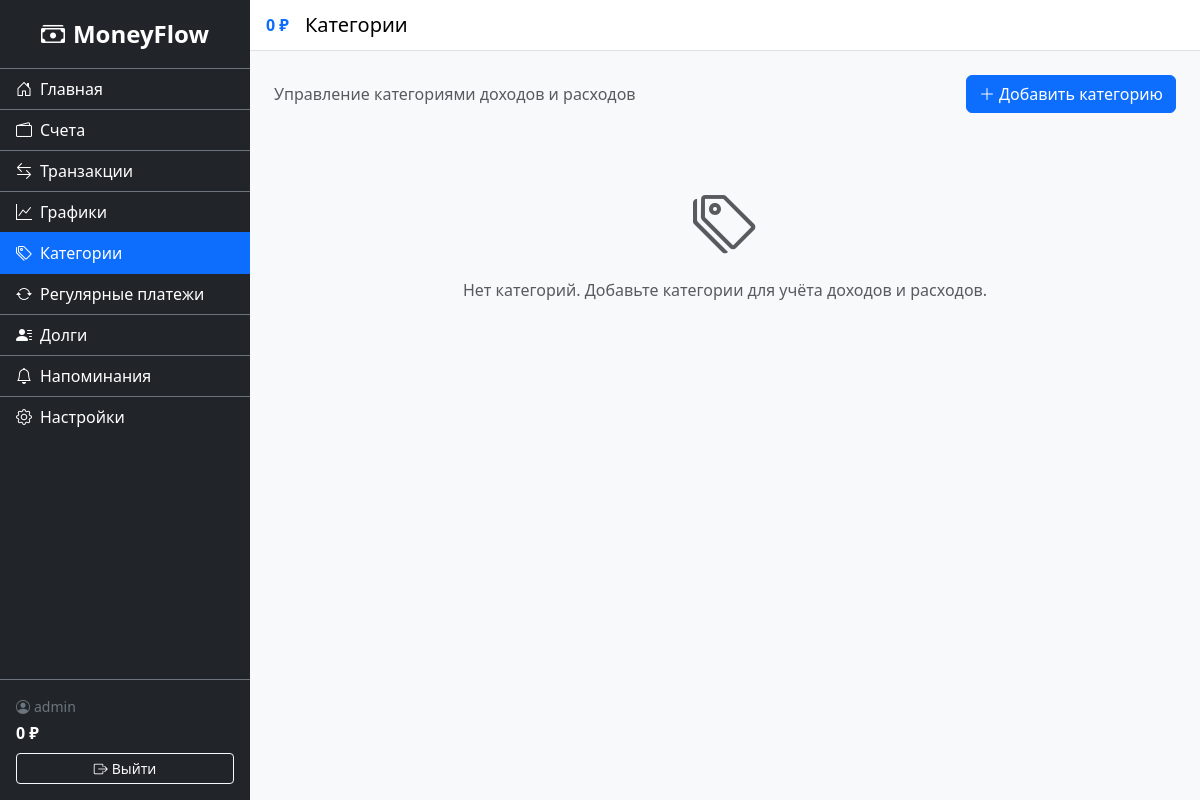
Before: /finance/categories/ (signed in) with the older database file.
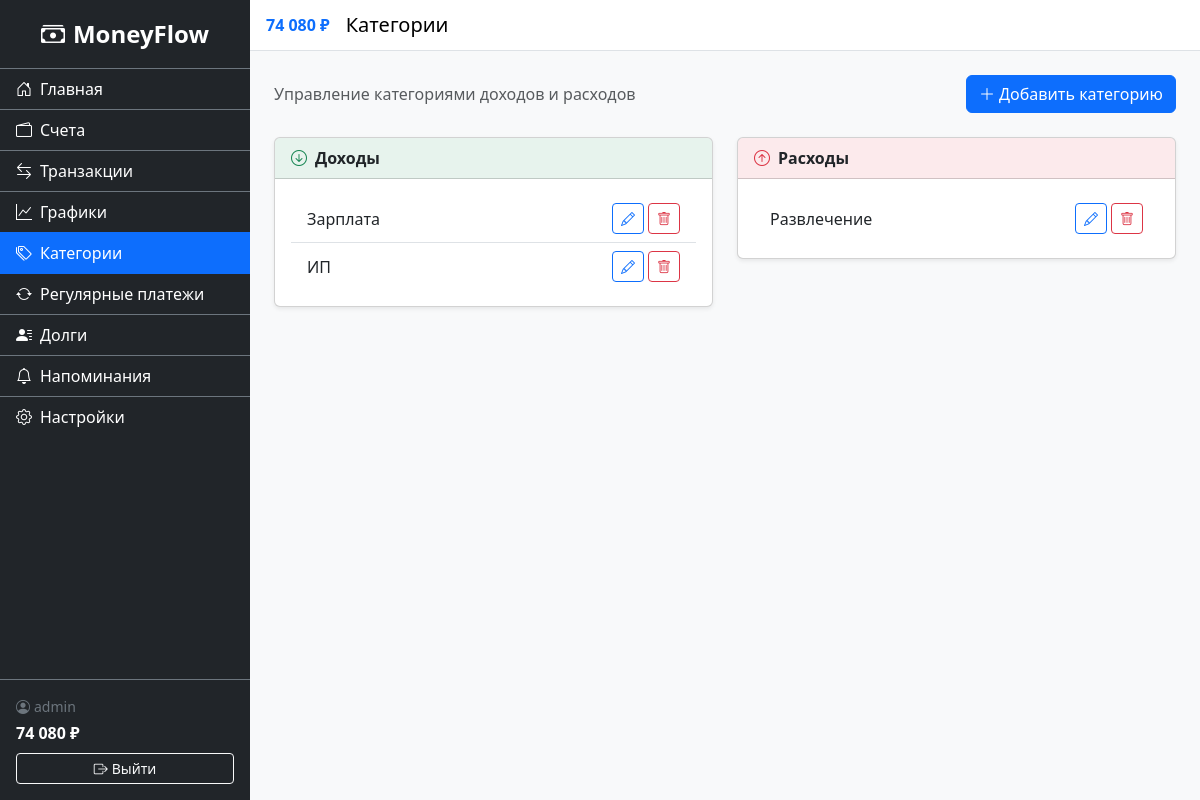
After: the same page with the newer database file.
### finance/models.py (models this page shows, shortened)
class Category(models.Model):
    class CategoryType(models.TextChoices):
        INCOME = 'income', 'Доход'
        EXPENSE = 'expense', 'Расход'
    user = models.ForeignKey(settings.AUTH_USER_MODEL, on_delete=models.CASCADE, related_name='categories')
    name = models.CharField('Название', max_length=100)
    type = models.CharField('Тип', max_length=7, choices=CategoryType.choices)
    parent = models.ForeignKey('self', on_delete=models.CASCADE, null=True, blank=True, related_name='subcategories', verbose_name='Родительская категория')
    class Meta:
        verbose_name = 'Категория'
        verbose_name_plural = 'Категории'
        ordering = ['type', 'name']

### finance/views.py (the view)
# urls.py: path('categories/', views.CategoryListView.as_view(), name='category_list'),
class CategoryListView(LoginRequiredMixin, ListView):
    model = Category
    template_name = 'finance/category_list.html'
    context_object_name = 'categories'
    def get_queryset(self):
        return Category.objects.filter(user=self.request.user).select_related('parent')
    def get_context_data(self, **kwargs):
        ctx = super().get_context_data(**kwargs)
        ctx['income_categories'] = self.get_queryset().filter(type=Category.CategoryType.INCOME)
        ctx['expense_categories'] = self.get_queryset().filter(type=Category.CategoryType.EXPENSE)
        return ctx

### finance/context_processors.py (called while the page is built)
def total_balance(request):
    if request.user.is_authenticated:
        balance = Account.objects.filter(user=request.user).aggregate(
            total=Sum('balance')
        )['total'] or 0
        return {'sidebar_balance': balance}
    return {'sidebar_balance': 0}

### finance/templatetags/finance_tags.py (called while the page is built)
@register.filter
def spaced(value):
    if value is None:
        return '0'
    num = float(value)
    is_neg = num < 0
    num = abs(num)
    int_part = int(num)
    frac = num - int_part
    int_str = str(int_part)
    result = ''
    while int_str:
        if len(int_str) <= 3:
            result = int_str + result
            int_str = ''
        else:
            result = ' ' + int_str[-3:] + result
            int_str = int_str[:-3]
    if frac >= 0.005:
        result += f'{frac:.2f}'[1:]
    return ('-' if is_neg else '') + result

### finance/templates/finance/category_list.html (shortened to what this page needs)
{% extends 'base.html' %}
{% block page_title %}Категории{% endblock %}
{% block content %}
<div class="d-flex justify-content-between align-items-center mb-4">
    <span class="text-muted">Управление категориями доходов и расходов</span>
    <a href="{% url 'finance:category_create' %}" class="btn btn-primary">
        <i class="bi bi-plus-lg me-1"></i>Добавить категорию
    </a>
</div>
{% if categories %}
<div class="row">
    <div class="col-md-6">
        <div class="card shadow-sm mb-4">
            <div class="card-header bg-success bg-opacity-10 fw-semibold">
                <i class="bi bi-arrow-down-circle text-success me-2"></i>Доходы
            </div>
            <div class="card-body">
                {% if income_categories %}
                <ul class="list-group list-group-flush">
                    {% for cat in income_categories %}
                    <li class="list-group-item d-flex justify-content-between align-items-center">
                        <div>
                            {{ cat.name }}
                        </div>
                        <div class="d-flex gap-1">
                            <a href="{% url 'finance:category_update' cat.pk %}" class="btn btn-outline-primary btn-sm">
                                <i class="bi bi-pencil"></i>
                            </a>
                            <a href="{% url 'finance:category_delete' cat.pk %}" class="btn btn-outline-danger btn-sm">
                                <i class="bi bi-trash"></i>
                            </a>
                        </div>
                    </li>
                    {% endfor %}
                </ul>
                {% else %}
                <p class="text-muted text-center mb-0">Нет категорий доходов</p>
                {% endif %}
            </div>
        </div>
    </div>
    <div class="col-md-6">
        <div class="card shadow-sm mb-4">
            <div class="card-header bg-danger bg-opacity-10 fw-semibold">
                <i class="bi bi-arrow-up-circle text-danger me-2"></i>Расходы
            </div>
            <div class="card-body">
                {% if expense_categories %}
                <ul class="list-group list-group-flush">
                    {% for cat in expense_categories %}
                    <li class="list-group-item d-flex justify-content-between align-items-center">
                        <div>
                            {{ cat.name }}
                        </div>
                        <div class="d-flex gap-1">
                            <a href="{% url 'finance:category_update' cat.pk %}" class="btn btn-outline-primary btn-sm">
                                <i class="bi bi-pencil"></i>
                            </a>
                            <a href="{% url 'finance:category_delete' cat.pk %}" class="btn btn-outline-danger btn-sm">
                                <i class="bi bi-trash"></i>
                            </a>
                        </div>
                    </li>
                    {% endfor %}
                </ul>
                {% else %}
                <p class="text-muted text-center mb-0">Нет категорий расходов</p>
                {% endif %}
            </div>
        </div>
    </div>
</div>
{% else %}
<div class="text-center text-muted py-5">
    <i class="bi bi-tags display-3 d-block mb-3"></i>
    Нет категорий. Добавьте категории для учёта доходов и расходов.
</div>
{% endif %}
{% endblock %}

### templates/base.html (shortened to what the changed rows need)
<!DOCTYPE html>
<html lang="ru">
<head>
    <link href="https://cdn.jsdelivr.net/npm/bootstrap@5.3.3/dist/css/bootstrap.min.css" rel="stylesheet">
    <link rel="stylesheet" href="https://cdn.jsdelivr.net/npm/bootstrap-icons@1.11.3/font/bootstrap-icons.css">
    {% load static %}
    {% load finance_tags %}
    <link rel="stylesheet" href="{% static 'css/styles.css' %}">
    <link rel="stylesheet" href="{% static 'css/dark-theme.css' %}" id="dark-theme" disabled>
</head>
<body>
    <div class="d-flex" id="wrapper">
        <div class="sidebar bg-dark text-white" id="sidebar-wrapper">
            <div class="sidebar-footer border-top border-secondary p-3 mt-auto">
                <span class="d-block small text-secondary">
                    <i class="bi bi-person-circle me-1"></i>{{ user.username }}
                </span>
                <span class="d-block fw-bold text-white fs-6 mt-1">
                    {{ sidebar_balance|spaced }} ₽
                </span>
                <form method="post" action="{% url 'accounts:logout' %}" class="mt-2">
                    <button type="submit" class="btn btn-outline-light btn-sm w-100">
                    </button>
                </form>
            </div>
        </div>
        <div id="page-content-wrapper" class="flex-grow-1">
            <nav class="navbar navbar-expand navbar-light bg-white border-bottom px-3">
                <span class="fw-bold me-3 text-primary">{{ sidebar_balance|spaced }} ₽</span>
                <span class="navbar-brand mb-0 h1 me-auto">{% block page_title %}Главная{% endblock %}</span>
            </nav>
            <div class="container-fluid p-4">
                {% block content %}{% endblock %}
            </div>
        </div>
    </div>
</body>
</html>

Changed rows visible on the page:
added Category: name "Зарплата"
added Category: name "ИП"
added Category: name "Развлечение"
Other visible differences:
{{ sidebar_balance|spaced }}: "0" → "74 080"
text no longer shown: "Нет категорий. Добавьте категории для учёта доходов и расходов."
text now shown: "Доходы Расходы"
